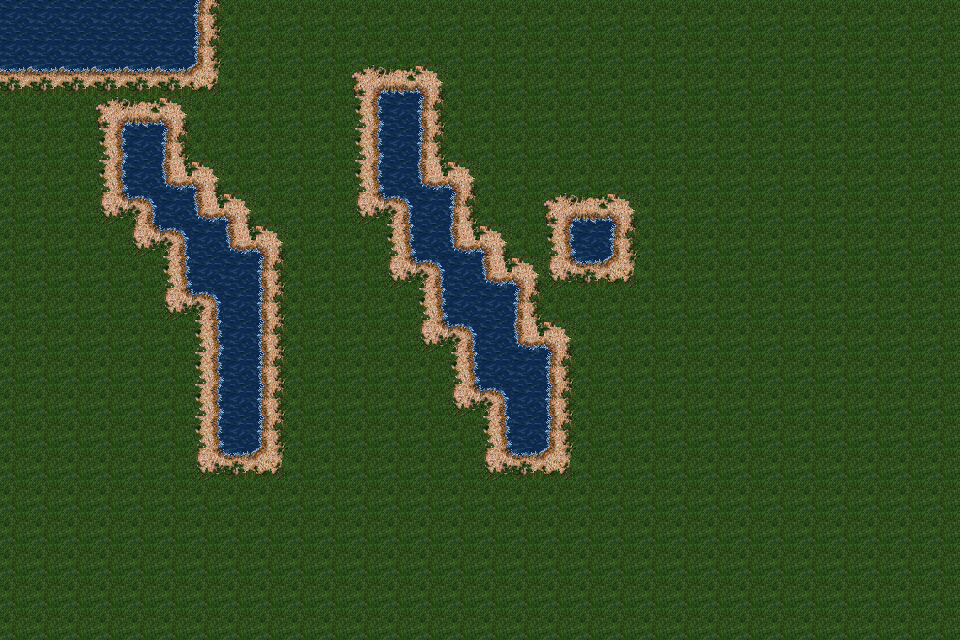

Tiled map render using the project's own tile images. Description and the map definition, with tile-layer contents summarised, below:
An orthogonal 30x20 tile map with 32x32 px tiles, 1 tile layer (Tile Layer 1).

<map version="1.0" orientation="orthogonal" renderorder="right-down" width="30" height="20" tilewidth="32" tileheight="32" nextobjectid="9">
 <tileset firstgid="1" name="our_tiles" tilewidth="32" tileheight="32" tilecount="40">
  <image source="res/our_tiles.png" width="256" height="160" />
  <terraintypes>
   <terrain name="grass" tile="-1" />
   <terrain name="water" tile="-1" />
  </terraintypes>
  <tile id="0" terrain="0,0,0,1">
   <properties>
    <property name="terrain" value="1" />
   </properties>
  </tile>
  <tile id="1" terrain="0,0,1,1">
   <properties>
    <property name="terrain" value="1" />
   </properties>
  </tile>
  <tile id="2">
   <properties>
    <property name="terrain" value="1" />
   </properties>
  </tile>
  <tile id="3">
   <properties>
    <property name="terrain" value="1" />
   </properties>
  </tile>
  <tile id="4">
   <properties>
    <property name="terrain" value="1" />
   </properties>
  </tile>
  <tile id="5" terrain="0,0,1,0">
   <properties>
    <property name="terrain" value="1" />
   </properties>
  </tile>
  <tile id="8">
   <properties>
    <property name="terrain" value="1" />
   </properties>
  </tile>
  <tile id="9" terrain="1,1,1,0">
   <properties>
    <property name="terrain" value="1" />
   </properties>
  </tile>
  <tile id="10" terrain="1,1,0,0">
   <properties>
    <property name="terrain" value="1" />
   </properties>
  </tile>
  <tile id="11" terrain="1,1,0,1">
   <properties>
    <property name="terrain" value="1" />
   </properties>
  </tile>
  <tile id="12" terrain="1,1,1,1">
   <properties>
    <property name="terrain" value="0" />
   </properties>
  </tile>
  <tile id="13" terrain="1,0,1,0">
   <properties>
    <property name="terrain" value="1" />
   </properties>
  </tile>
  <tile id="16">
   <properties>
    <property name="terrain" value="1" />
   </properties>
  </tile>
  <tile id="17" terrain="1,0,1,0">
   <properties>
    <property name="terrain" value="1" />
   </properties>
  </tile>
  <tile id="18" terrain="0,0,0,0">
   <properties>
    <property name="terrain" value="1" />
   </properties>
  </tile>
  <tile id="19" terrain="0,1,0,1">
   <properties>
    <property name="terrain" value="1" />
   </properties>
  </tile>
  <tile id="20">
   <properties>
    <property name="terrain" value="0" />
   </properties>
  </tile>
  <tile id="21">
   <properties>
    <property name="terrain" value="1" />
   </properties>
  </tile>
  <tile id="24" terrain="0,1,0,1">
   <properties>
    <property name="terrain" value="1" />
   </properties>
  </tile>
  <tile id="25" terrain="1,0,1,1">
   <properties>
    <property name="terrain" value="1" />
   </properties>
  </tile>
  <tile id="26" terrain="0,0,1,1">
   <properties>
    <property name="terrain" value="1" />
   </properties>
  </tile>
  <tile id="27" terrain="0,1,1,1">
   <properties>
    <property name="terrain" value="1" />
   </properties>
  </tile>
  <tile id="28">
   <properties>
    <property name="terrain" value="0" />
   </properties>
  </tile>
  <tile id="29">
   <properties>
    <property name="terrain" value="1" />
   </properties>
  </tile>
  <tile id="32" terrain="0,1,0,0">
   <properties>
    <property name="terrain" value="1" />
   </properties>
  </tile>
  <tile id="33">
   <properties>
    <property name="terrain" value="1" />
   </properties>
  </tile>
  <tile id="34">
   <properties>
    <property name="terrain" value="1" />
   </properties>
  </tile>
  <tile id="35">
   <properties>
    <property name="terrain" value="1" />
   </properties>
  </tile>
  <tile id="36" terrain="1,1,0,0">
   <properties>
    <property name="terrain" value="1" />
   </properties>
  </tile>
  <tile id="37" terrain="1,0,0,0">
   <properties>
    <property name="terrain" value="1" />
   </properties>
  </tile>
 </tileset>
 <layer name="Tile Layer 1" width="30" height="20">
  <data>[600 cells, 600 non-empty, 16 distinct tile ids]</data>
 </layer>
</map>